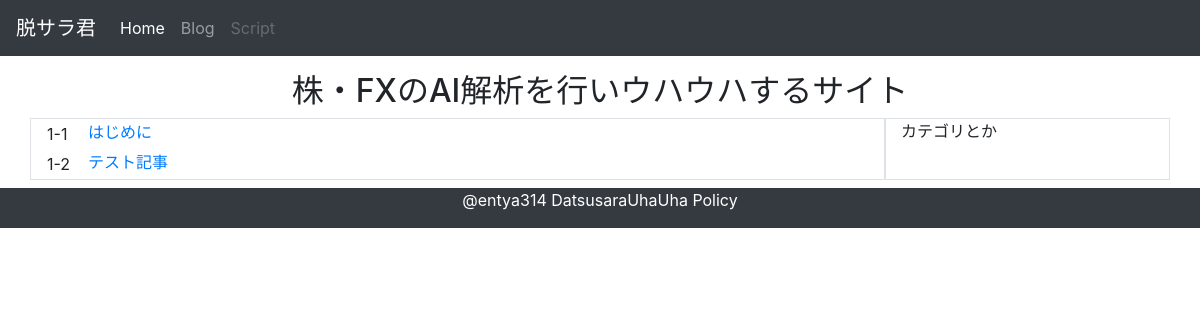
The page / on the database its author committed.
### display/models.py (models this page shows)
class Article(models.Model):
    post_id = models.IntegerField()
    group_id = models.IntegerField()
    url = models.CharField(max_length=20)
    title = models.CharField(max_length=40)
    content = models.TextField()
    insert_date = models.DateTimeField()
    update_date= models.DateTimeField()

### display/views.py (the view)
class IndexView(TemplateView):
    template_name = 'index.html'
    def get_context_data(self, **kwargs):
        context = super().get_context_data(**kwargs)
        index = Article.objects.all().order_by('post_id')
        context['index'] = index
        return context

### display/templates/index.html (shortened to what this page needs)
{% extends 'layout.html' %}
{% block header %}株・FXのAI解析を行いウハウハするサイト{% endblock %}
{% block content %}
<table>
    {% for data in index %}
    <tr>
        <td>
            <div>{{data.group_id}}-{{data.post_id}}</div>
        </td>
        <td>
            <div class="ml-3 mb-1">
                <a href="{% url 'article' data.url %}">{{data.title}}</a>
            </div>
        </td>
    </tr>
    {% endfor %}
 </table>
{% endblock %}

### display/templates/layout.html (shortened to what this page needs)
{% load static %}
<!doctype html>
<html lang="ja">
<head>
    <link rel="stylesheet" type="text/css" href="{% static 'css/bootstrap.min.css' %}">
</head>
<body>
    <nav class="navbar navbar-expand-md navbar-dark bg-dark"> <a class="navbar-brand" href="{% url 'index' %}">脱サラ君</a>
        <div class="collapse navbar-collapse" id="navbarCollapse">
            <ul class="navbar-nav mr-auto">
                <li class="nav-item active"> <a class="nav-link" href="{% url 'index' %}">Home <span class="sr-only">(current)</span></a> </li>
                <li class="nav-item"> <a class="nav-link" href="#">Blog</a> </li>
                <li class="nav-item"> <a class="nav-link disabled" href="#" tabindex="-1" aria-disabled="true">Script</a> </li>
            </ul>
        </div>
    </nav>
    <div class="container">
        <div class="row">
            <div class="col-md-12 col-md-offset-2 text-center mt-3">
                <h2>{% block header %}{% endblock %}</h2>
            </div>
        </div>
    </div>
    <div class="container">
        <div class="row">
            <div class="col-12 col-md-9 border">{% block content %}{% endblock %} </div>
            <div class="col-md-3 border">
                <div>カテゴリとか</div>
            </div>
        </div>
    </div>
    <div class="footer bg-dark  mt-2">
        <div class="container">
            <div class="row">
                <div class="col-12 text-center">
                     <p class="text-white">@entya314 DatsusaraUhaUha Policy</p>
                </div>
            </div>
        </div>
    </div>
</body>
</html>
</body>
</html>

### rows shown on the page
Article: group_id "1", post_id "1", title "はじめに"
Article: group_id "1", post_id "2", title "テスト記事"
